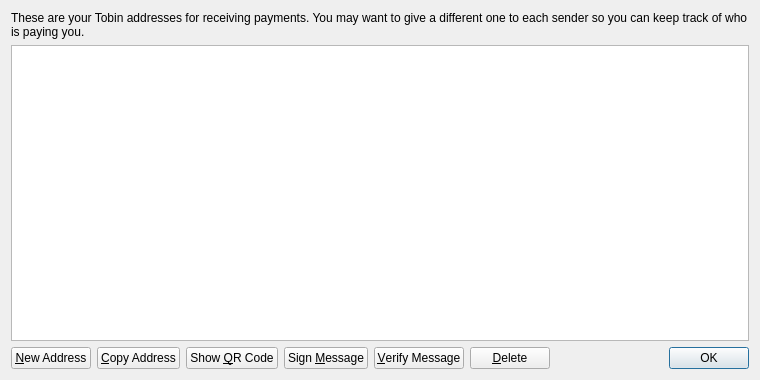
<?xml version="1.0" encoding="UTF-8"?>
<ui version="4.0">
 <class>AddressBookPage</class>
 <widget class="QWidget" name="AddressBookPage">
  <property name="geometry">
   <rect>
    <x>0</x>
    <y>0</y>
    <width>760</width>
    <height>380</height>
   </rect>
  </property>
  <property name="windowTitle">
   <string>Address Book</string>
  </property>
  <layout class="QVBoxLayout" name="verticalLayout">
   <item>
    <widget class="QLabel" name="labelExplanation">
     <property name="text">
      <string>These are your Tobin addresses for receiving payments. You may want to give a different one to each sender so you can keep track of who is paying you.</string>
     </property>
     <property name="textFormat">
      <enum>Qt::PlainText</enum>
     </property>
     <property name="wordWrap">
      <bool>true</bool>
     </property>
    </widget>
   </item>
   <item>
    <widget class="QTableView" name="tableView">
     <property name="contextMenuPolicy">
      <enum>Qt::CustomContextMenu</enum>
     </property>
     <property name="toolTip">
      <string>Double-click to edit address or label</string>
     </property>
     <property name="tabKeyNavigation">
      <bool>false</bool>
     </property>
     <property name="alternatingRowColors">
      <bool>true</bool>
     </property>
     <property name="selectionMode">
      <enum>QAbstractItemView::SingleSelection</enum>
     </property>
     <property name="selectionBehavior">
      <enum>QAbstractItemView::SelectRows</enum>
     </property>
     <property name="sortingEnabled">
      <bool>true</bool>
     </property>
     <attribute name="verticalHeaderVisible">
      <bool>false</bool>
     </attribute>
    </widget>
   </item>
   <item>
    <layout class="QHBoxLayout" name="horizontalLayout">
     <item>
      <widget class="QPushButton" name="newAddressButton">
       <property name="toolTip">
        <string>Create a new address</string>
       </property>
       <property name="text">
        <string>&amp;New Address</string>
       </property>
       <property name="icon">
        <iconset resource="../bitcoin.qrc">
         <normaloff>:/icons/add</normaloff>:/icons/add</iconset>
       </property>
      </widget>
     </item>
     <item>
      <widget class="QPushButton" name="copyToClipboard">
       <property name="toolTip">
        <string>Copy the currently selected address to the system clipboard</string>
       </property>
       <property name="text">
        <string>&amp;Copy Address</string>
       </property>
       <property name="icon">
        <iconset resource="../bitcoin.qrc">
         <normaloff>:/icons/editcopy</normaloff>:/icons/editcopy</iconset>
       </property>
      </widget>
     </item>
     <item>
      <widget class="QPushButton" name="showQRCode">
       <property name="text">
        <string>Show &amp;QR Code</string>
       </property>
       <property name="icon">
        <iconset resource="../bitcoin.qrc">
         <normaloff>:/icons/qrcode</normaloff>:/icons/qrcode</iconset>
       </property>
      </widget>
     </item>
     <item>
      <widget class="QPushButton" name="signMessage">
       <property name="toolTip">
        <string>Sign a message to prove you own a Tobin address</string>
       </property>
       <property name="text">
        <string>Sign &amp;Message</string>
       </property>
       <property name="icon">
        <iconset resource="../bitcoin.qrc">
         <normaloff>:/icons/edit</normaloff>:/icons/edit</iconset>
       </property>
      </widget>
     </item>
     <item>
      <widget class="QPushButton" name="verifyMessage">
       <property name="toolTip">
        <string>Verify a message to ensure it was signed with a specified Tobin address</string>
       </property>
       <property name="text">
        <string>&amp;Verify Message</string>
       </property>
       <property name="icon">
        <iconset resource="../bitcoin.qrc">
         <normaloff>:/icons/transaction_0</normaloff>:/icons/transaction_0</iconset>
       </property>
      </widget>
     </item>
     <item>
      <widget class="QPushButton" name="deleteButton">
       <property name="toolTip">
        <string>Delete the currently selected address from the list</string>
       </property>
       <property name="text">
        <string>&amp;Delete</string>
       </property>
       <property name="icon">
        <iconset resource="../bitcoin.qrc">
         <normaloff>:/icons/remove</normaloff>:/icons/remove</iconset>
       </property>
      </widget>
     </item>
     <item>
      <spacer name="horizontalSpacer">
       <property name="orientation">
        <enum>Qt::Horizontal</enum>
       </property>
       <property name="sizeHint" stdset="0">
        <size>
         <width>40</width>
         <height>20</height>
        </size>
       </property>
      </spacer>
     </item>
     <item>
      <widget class="QDialogButtonBox" name="buttonBox">
       <property name="sizePolicy">
        <sizepolicy hsizetype="Maximum" vsizetype="Fixed">
         <horstretch>0</horstretch>
         <verstretch>0</verstretch>
        </sizepolicy>
       </property>
       <property name="standardButtons">
        <set>QDialogButtonBox::Ok</set>
       </property>
      </widget>
     </item>
    </layout>
   </item>
  </layout>
 </widget>
 <resources>
  <include location="../bitcoin.qrc"/>
 </resources>
 <connections/>
</ui>
